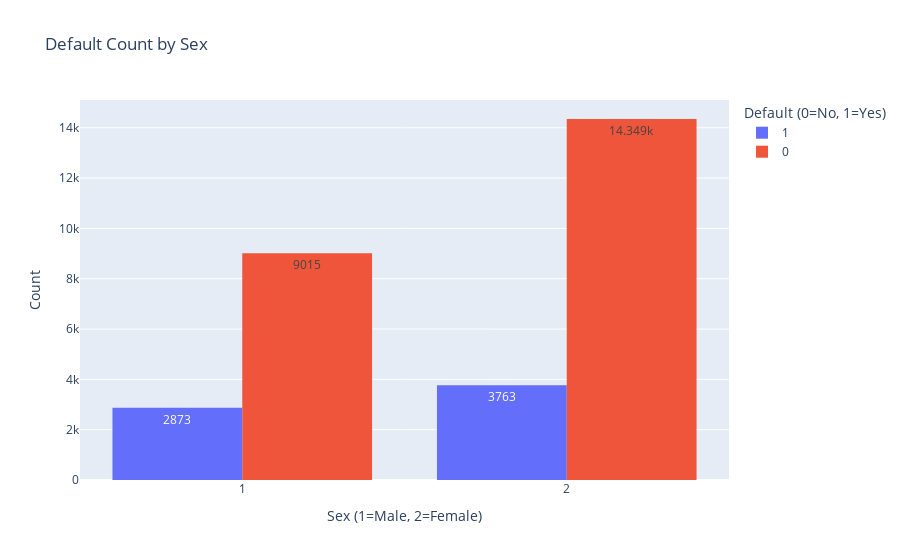

Notebook cell for this chart:
### Code cell
import plotly.express as px

fig = px.histogram(
    df,                      # اسم الداتا
    x='SEX',                 # المحور الأفقي
    color='default',  # اللون يمثل الـ Default
    barmode='group',         # عشان يطلعوا جنب بعض
    text_auto=True,          # عرض الأرقام على الأعمدة
    title='Default Count by Sex'
)

fig.update_layout(
    xaxis_title='Sex (1=Male, 2=Female)',
    yaxis_title='Count',
    legend_title='Default (0=No, 1=Yes)'
)

fig.show()

### Figure 1 — Plotly figure (JSON) as saved in the notebook; plotly's stock layout.template omitted (floating-point values rounded to 4 significant figures; data arrays with more than 128 entries replaced by an {"elided": "..."} marker saying what was removed)
{"data": [{"alignmentgroup": "True", "bingroup": "x", "hovertemplate": "default=1<br>SEX=%{x}<br>count=%{y}<extra></extra>", "legendgroup": "1", "marker": {"color": "#636efa", "pattern": {"shape": ""}}, "name": "1", "offsetgroup": "1", "orientation": "v", "showlegend": true, "texttemplate": "%{value}", "type": "histogram", "x": {"elided": "6636 int values"}, "xaxis": "x", "yaxis": "y"}, {"alignmentgroup": "True", "bingroup": "x", "hovertemplate": "default=0<br>SEX=%{x}<br>count=%{y}<extra></extra>", "legendgroup": "0", "marker": {"color": "#EF553B", "pattern": {"shape": ""}}, "name": "0", "offsetgroup": "0", "orientation": "v", "showlegend": true, "texttemplate": "%{value}", "type": "histogram", "x": {"elided": "23364 int values"}, "xaxis": "x", "yaxis": "y"}], "layout": {"barmode": "group", "legend": {"title": {"text": "Default (0=No, 1=Yes)"}, "tracegroupgap": 0}, "title": {"text": "Default Count by Sex"}, "xaxis": {"anchor": "y", "domain": [0, 1], "title": {"text": "Sex (1=Male, 2=Female)"}}, "yaxis": {"anchor": "x", "domain": [0, 1], "title": {"text": "Count"}}}}
